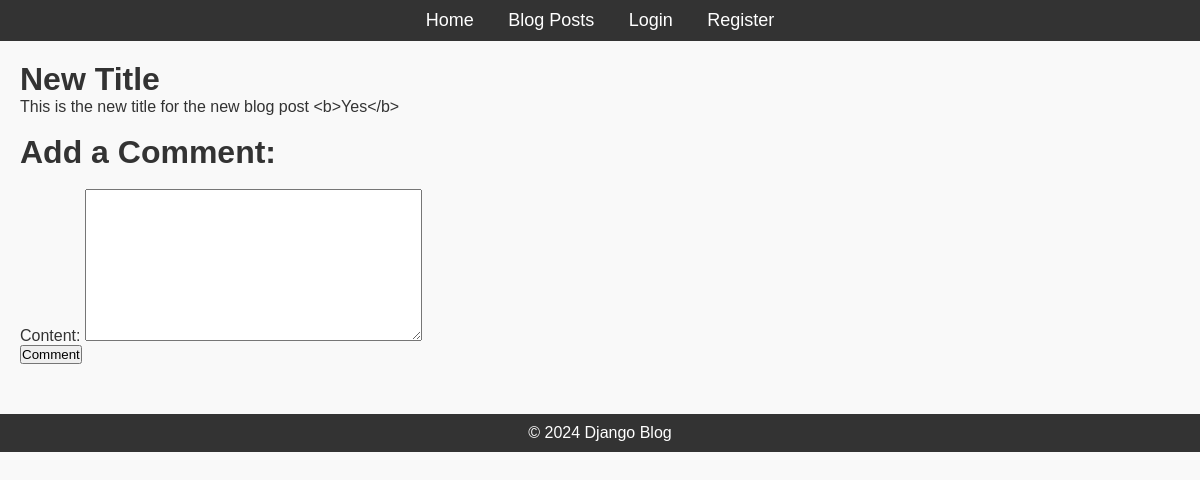
The app's page /post/7/comments/new/ (signed in) with its own data.
### blog/models.py (models this page shows, shortened)
class Post(models.Model):
	title = models.CharField(max_length=200)
	content = models.TextField()
	published_date = models.DateTimeField(auto_now_add=True)
	author = models.ForeignKey(User, on_delete=models.CASCADE, related_name="posts")
	tags = TaggableManager()

### blog/views.py (the view, shortened to what this page needs)
# urls.py: path("post/<int:pk>/comments/new/", CommentCreateView.as_view(), name="comment_post"),
class CommentCreateView(LoginRequiredMixin, View):
	def get(self, request, pk):
		post = get_object_or_404(Post, id=pk)
		form = CommentForm()
		return render(request, "blog/comment_post.html", {"post": post,	"form": form})

### blog/forms.py
class CommentForm(forms.ModelForm):
	class Meta:
		model = Comment
		fields = ["content"]

### blog/templates/blog/comment_post.html (shortened to what this page needs)
{% extends 'blog/base.html' %}
{% block content %}
	<h1>{{post.title}}</h1>
	<p>{{post.content}}</p>
<br>
<h1>Add a Comment:</h1>
<br>
<form action="{% url 'comment_post' post.id %}" method="post">
	{{form.as_p}}
	<button type="submit">Comment</button>
</form>
{% endblock %}

### blog/static/css/styles.css (style rules this page uses)
* { margin: 0; padding: 0; box-sizing: border-box; }
body { font-family: Arial, sans-serif; background-color: #f9f9f9; color: #333; }

### records on screen
Post: title "New Title", content "This is the new title for the new blog post <b>Yes</b>"
